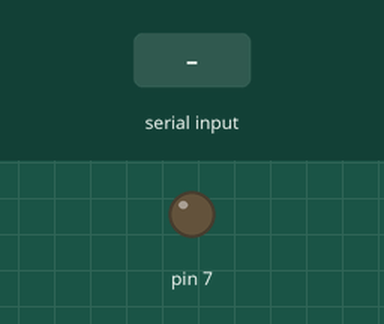
Recording of a sketch running on a simulated Arduino Uno, built with avr-gcc and run on an emulated ATmega328P. On the bench: output pins drawn as LEDs (lit = HIGH). Inputs (shaded band) come from the test bench.

Above: at 1.2 s.
1.3 s: "e" received over Serial
At 2.5 s:
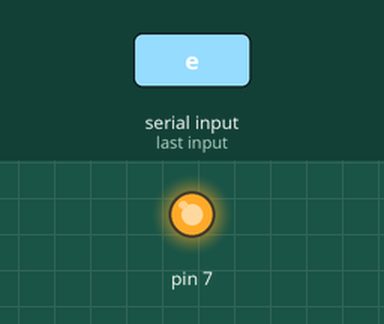
2.8 s: "1" received over Serial
At 3.8 s:
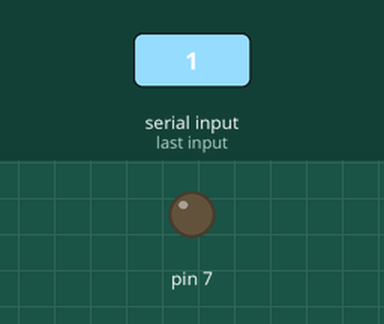
Timing chart, 0 to 5.8 s (numbered marks = the images above; inputs shaded):
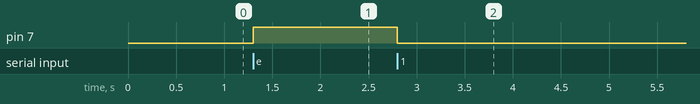

The sketch:

arduino.ino
```cpp
void setup() {
  Serial.begin(9600);
  pinMode(7, OUTPUT);

}

void loop() {
  if (Serial.available()){
    char komut = Serial.read();
    if(komut == 'e') {
      digitalWrite(7, HIGH);
    }else{
      digitalWrite(7, LOW);
    }
  }
}
```

Measured:
- after the input at 1.3 s, pin 7: LOW → HIGH at once
- after the input at 2.8 s, pin 7: HIGH → LOW at once
